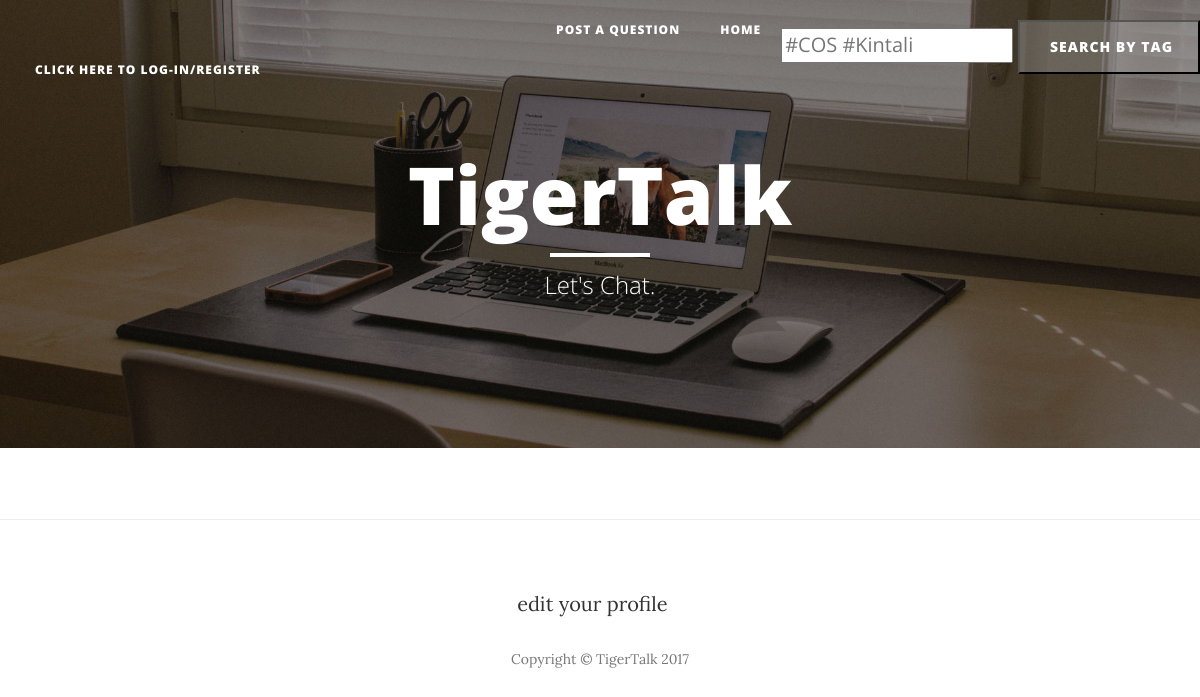
Before: /blog/#months/ with the older database file.
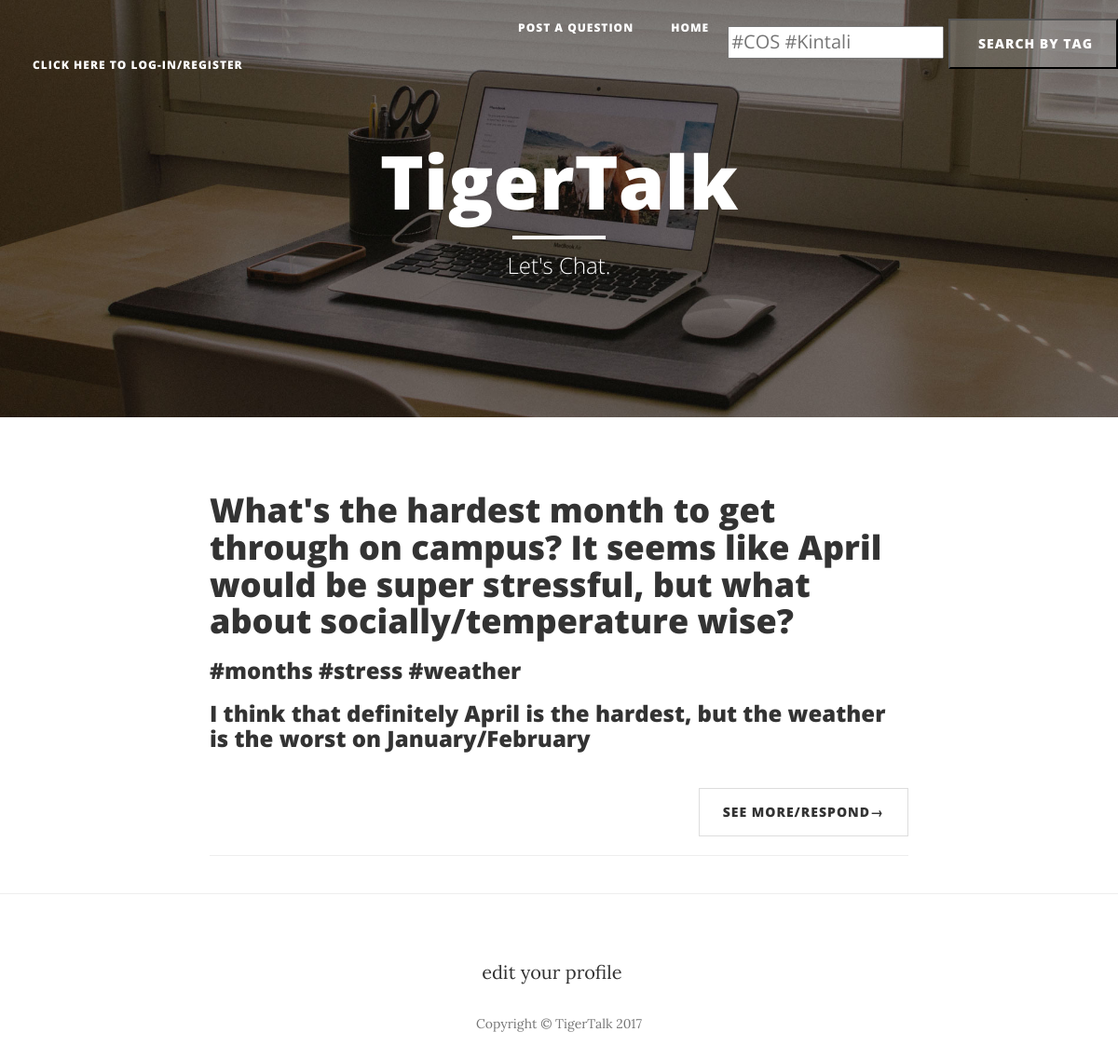
After: the same page with the newer database file.
### blog/models.py (models this page shows, shortened)
class Question(models.Model):
    blocked_by = models.OneToOneField(User, blank=True, null=True)
    text = models.TextField()
    created_at = models.DateTimeField()
    blockedOrNot = models.BooleanField(default = False)
    inappropriateCount = models.IntegerField(
        default=0,
        verbose_name= "Inappropriate")
    inappropriateId = models.ManyToManyField(User, related_name = 'flagged_questions')
    objects = managers.QuestionManager()
    class Meta:
        verbose_name = "Question"
        verbose_name_plural = "Questions"
    def top_answers(self):
        return self.answers.order_by('-helpfulCount')

class Tag(models.Model):
    questions = models.ManyToManyField(Question, related_name = 'tags')
    text = models.CharField(max_length = 30)
    objects = managers.TagManager()
    class Meta:
        verbose_name = "Tag"
        verbose_name_plural = "Tags"
        ordering = ("text",)

class Answer(models.Model):
    user = models.ForeignKey(User, related_name='answers')
    question = models.ForeignKey(Question, related_name='answers')
    blocked_by = models.OneToOneField(User, blank=True, null=True)
    text = models.TextField()
    created_at = models.DateTimeField()
    blockedOrNot = models.BooleanField(default = False)
    inappropriateCount = models.IntegerField(
        default=0,
        verbose_name= "Inappropriate")
    helpfulCount = models.IntegerField(
        default=0,
        verbose_name = "Helpful")
    inappropriateId = models.ManyToManyField(User, related_name = 'inappropriate_responses')
    helpfulId = models.ManyToManyField(User, related_name = 'helpful_responses')
    objects = managers.AnswerManager()
    class Meta:
        verbose_name = "Answer"
        verbose_name_plural = "Answers"
        ordering = ("question","user",)

### blog/views.py (the view)
# urls.py: url(r'^(?P<tag_text>.+)/$', views.filtertag, name='filtertag'),
def filtertag(request, tag_text):
	txt = tag_text
	print(txt)
	latest_question_list = Question.objects.order_by('-created_at')
	allowed_question_list = []
	for q in latest_question_list:
		print(q.text)
		allowed = True
		if not q.tags.filter(text__iregex = txt):
				allowed = False
		if allowed:
			allowed_question_list.append(q)
	template = loader.get_template('blog/index.html')
	context = {
		'questions' : allowed_question_list,
		'expanded_question_list' : [],
		'response_question_list' : [],
		'user': request.user,
		'flagged_question_list': [],
		'expanded_answers': [],
		'cur_page': 1,
		'helpful_responses_list': [],
		'inapp_responses_list': [],
	}
	return HttpResponse(template.render(context, request))

### blog/templates/blog/index.html (shortened to what this page needs)
{% load staticfiles %}
<!DOCTYPE html>
<html lang="en">
<head>
    <link href="{% static 'vendor/bootstrap/css/bootstrap.min.css' %}" rel="stylesheet">
    <link href="{% static 'css/clean-blog.css' %}" rel="stylesheet">
    <link href="{% static 'vendor/font-awesome/css/font-awesome.mincss' %}" rel="stylesheet" type="text/css">
</head>
<body>
    <nav class="navbar navbar-default navbar-custom navbar-fixed-top">
        <div class="container-fluid">
            <div class="collapse navbar-collapse" id="bs-example-navbar-collapse-1">
                <ul class="nav navbar-nav navbar-left">
                <li>
                    <a href="index.html">
                    {% if user.is_authenticated %}
                        Currently logged in as {{user.profile.handle}}. </a>
                        <li>
                        <a href="/accounts/logout">Log out</a>
                        </li>
                    {% else %}
                    <a href="{% url 'blog:loginpage' %}">Click here to Log-in/Register</a>
                    {% endif %}
                    </li>
                </ul>
                <ul class="nav navbar-nav navbar-right">
                    <li>
                        <a href="{% url 'blog:postaq' %}">Post a question</a>
                    </li>
                    <li>
                        <a href="{% url 'blog:index' %}">Home</a>
                    </li>
                    <li>
                          <form action="{% url 'blog:filter' %}" method="get">
                            <input type="text" name="tags" placeholder="#COS #Kintali" value="">
                            <input type="submit" value=" Search by tag">
                        </form>
                    </li>
                </ul>
            </div>
        </div>
    </nav>
    <header class="intro-header" style="background-image: url('{% static "img/home-bg.jpg"%}')">
        <div class="container">
            <div class="row">
                <div class="col-lg-8 col-lg-offset-2 col-md-10 col-md-offset-1">
                    <div class="site-heading">
                        <h1>TigerTalk</h1>
                        <hr class="small">
                        <span class="subheading">Let's Chat.</span>
                    </div>
                </div>
            </div>
        </div>
    </header>
    {% load el_pagination_tags %}
    <div class="container">
        <div class="row">
            <div class="col-lg-8 col-lg-offset-2 col-md-10 col-md-offset-1">
                {% for question in questions %}
                <div class="post-preview">
                    <a href="{% url 'blog:questions' question.id %}">
                        <h2 class="post-title">
                            {{ question.text|truncatechars:200 }}
                        </h2>
                    </a>
                    <h3 class="post-subtitle">
                    {% for tag in question.tags.all %}
                        <a href="{% url 'blog:filtertag' tag.text %}">
                           {{tag.text}}
                        </a>
                    {% endfor %}
                    </h3>
                    <h3 class="post-subtitle">
                            {{question.top_answers.0.text}}
                    </h3>
                    </div>
                <ul class="pager">
                    <li class="next">
                        <a href="{% url 'blog:questions' question.id %}">See more/Respond&rarr;</a>
                    </li>
                </ul>
                <hr>
                {% endfor %}
            </div>
        </div>
    </div>
    <hr>
    <footer>
        <div class="container">
            <div class="row">
                <div class="col-lg-8 col-lg-offset-2 col-md-10 col-md-offset-1">
                    <ul class="list-inline text-center">
                        <li>
                            <a href="{% url 'blog:editprofile' %}">
                              edit your profile
                            </a>
                        </li>
                    </ul>
                    <p class="copyright text-muted">Copyright &copy; TigerTalk 2017</p>
                </div>
            </div>
        </div>
    </footer>
</body>
</html>

### blog/static/css/clean-blog.css (style rules this page uses)
body { font-family: 'Lora', 'Times New Roman', serif; font-size: 20px; color: #333333; }
p { line-height: 1.5; margin: 30px 0; }
h1, h2, h3, h4, h5, h6 { font-family: 'Open Sans', 'Helvetica Neue', Helvetica, Arial, sans-serif; font-weight: 800; }
a { color: #333333; }
hr.small { max-width: 100px; margin: 15px auto; border-width: 4px; border-color: white; }
.navbar-custom { position: absolute; top: 0; left: 0; width: 100%; z-index: 3; font-family: 'Open Sans', 'Helvetica Neue', Helvetica, Arial, sans-serif; }
.navbar-custom .nav li a { text-transform: uppercase; font-size: 12px; font-weight: 800; letter-spacing: 1px; }
@media only screen and (min-width: 768px) { .navbar-custom { background: transparent; border-bottom: 1px solid transparent; } }
@media only screen and (min-width: 768px) { .navbar-custom .nav li a { color: white; padding: 20px; } }
@media only screen and (min-width: 1170px) { .navbar-custom { -webkit-transition: background-color 0.3s; -moz-transition: background-color 0.3s; transition: background-color 0.3s; -webkit-transform: translate3d(0, 0, 0); -moz-transform: translate3d(0, 0, 0); -ms-transform: translate3d(0, 0, 0); -o-transform: translate3d(0, 0, 0); transform: translate3d(0, 0, 0); -webkit-backface-visibility: hidden; backface-visibility: hidden; } }
.intro-header { background-color: #777777; background: no-repeat center center; background-attachment: scroll; -webkit-background-size: cover; -moz-background-size: cover; background-size: cover; -o-background-size: cover; margin-bottom: 50px; }
.intro-header .site-heading, .intro-header .post-heading, .intro-header .page-heading { padding: 100px 0 50px; color: white; }
@media only screen and (min-width: 768px) { .intro-header .site-heading, .intro-header .post-heading, .intro-header .page-heading { padding: 150px 0; } }
.intro-header .site-heading, .intro-header .page-heading { text-align: center; }
.intro-header .site-heading h1, .intro-header .page-heading h1 { margin-top: 0; font-size: 50px; }
.intro-header .site-heading .subheading, .intro-header .page-heading .subheading { font-size: 24px; line-height: 1.1; display: block; font-family: 'Open Sans', 'Helvetica Neue', Helvetica, Arial, sans-serif; font-weight: 300; margin: 10px 0 0; }
@media only screen and (min-width: 768px) { .intro-header .site-heading h1, .intro-header .page-heading h1 { font-size: 80px; } }
.post-preview > a { color: #333333; }
.post-preview > a > .post-title { font-size: 30px; margin-top: 30px; margin-bottom: 10px; }
@media only screen and (min-width: 768px) { .post-preview > a > .post-title { font-size: 36px; } }
footer { padding: 50px 0 65px; }
footer .list-inline { margin: 0; padding: 0; }
footer .copyright { font-size: 14px; text-align: center; margin-bottom: 0; }
.pager { margin: 20px 0 0; }
.pager li > a, .pager li > span { font-family: 'Open Sans', 'Helvetica Neue', Helvetica, Arial, sans-serif; text-transform: uppercase; font-size: 14px; font-weight: 800; letter-spacing: 1px; padding: 15px 25px; background-color: white; border-radius: 0; }
body { -webkit-tap-highlight-color: #0085A1; }
input[type=submit] { margin: 20px 0 0; }
input[type=submit] li > a, input[type=submit] { font-family: 'Open Sans', 'Helvetica Neue', Helvetica, Arial, sans-serif; text-transform: uppercase; font-size: 14px; font-weight: 800; letter-spacing: 1px; padding: 15px 25px; border-radius: 0; border-style: 1px solid; color: white; background-color: rgba(170, 170, 170, 0.39);; }

Changed rows visible on the page:
added Question: text "What's the hardest month to get through on campus? It seems like April would be super stressful, but what about socially/temperature wise?", top_answers.0.text "I think that definitely April is the hardest, but the weather is the worst on January/February"
added Tag: text "#months"
added Tag: text "#stress"
added Tag: text "#weather"
